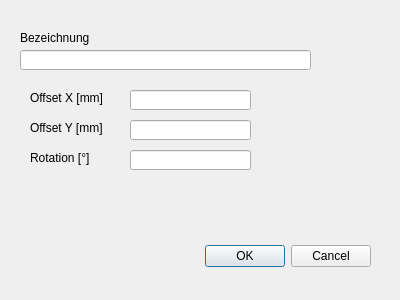
<?xml version="1.0" encoding="UTF-8"?>
<ui version="4.0">
 <class>Dialog</class>
 <widget class="QDialog" name="Dialog">
  <property name="geometry">
   <rect>
    <x>0</x>
    <y>0</y>
    <width>400</width>
    <height>300</height>
   </rect>
  </property>
  <property name="windowTitle">
   <string>Dialog</string>
  </property>
  <widget class="QDialogButtonBox" name="buttonBox">
   <property name="geometry">
    <rect>
     <x>30</x>
     <y>240</y>
     <width>341</width>
     <height>32</height>
    </rect>
   </property>
   <property name="orientation">
    <enum>Qt::Horizontal</enum>
   </property>
   <property name="standardButtons">
    <set>QDialogButtonBox::Cancel|QDialogButtonBox::Ok</set>
   </property>
  </widget>
  <widget class="QLineEdit" name="lineEdit_bezeichung">
   <property name="geometry">
    <rect>
     <x>20</x>
     <y>50</y>
     <width>291</width>
     <height>20</height>
    </rect>
   </property>
  </widget>
  <widget class="QLabel" name="label_2">
   <property name="geometry">
    <rect>
     <x>20</x>
     <y>30</y>
     <width>71</width>
     <height>16</height>
    </rect>
   </property>
   <property name="text">
    <string>Bezeichnung</string>
   </property>
  </widget>
  <widget class="QLineEdit" name="lineEdit_Rotation">
   <property name="geometry">
    <rect>
     <x>130</x>
     <y>150</y>
     <width>121</width>
     <height>20</height>
    </rect>
   </property>
   <property name="text">
    <string/>
   </property>
  </widget>
  <widget class="QLineEdit" name="lineEdit_offset_X">
   <property name="geometry">
    <rect>
     <x>130</x>
     <y>90</y>
     <width>121</width>
     <height>20</height>
    </rect>
   </property>
  </widget>
  <widget class="QLineEdit" name="lineEdit_offset_Y">
   <property name="geometry">
    <rect>
     <x>130</x>
     <y>120</y>
     <width>121</width>
     <height>20</height>
    </rect>
   </property>
   <property name="text">
    <string/>
   </property>
  </widget>
  <widget class="QLabel" name="label_3">
   <property name="geometry">
    <rect>
     <x>30</x>
     <y>90</y>
     <width>91</width>
     <height>16</height>
    </rect>
   </property>
   <property name="text">
    <string>Offset X [mm]</string>
   </property>
  </widget>
  <widget class="QLabel" name="label_4">
   <property name="geometry">
    <rect>
     <x>30</x>
     <y>120</y>
     <width>91</width>
     <height>16</height>
    </rect>
   </property>
   <property name="text">
    <string>Offset Y [mm]</string>
   </property>
  </widget>
  <widget class="QLabel" name="label_6">
   <property name="geometry">
    <rect>
     <x>30</x>
     <y>150</y>
     <width>91</width>
     <height>16</height>
    </rect>
   </property>
   <property name="text">
    <string>Rotation [°]</string>
   </property>
  </widget>
 </widget>
 <resources/>
 <connections>
  <connection>
   <sender>buttonBox</sender>
   <signal>accepted()</signal>
   <receiver>Dialog</receiver>
   <slot>accept()</slot>
   <hints>
    <hint type="sourcelabel">
     <x>248</x>
     <y>254</y>
    </hint>
    <hint type="destinationlabel">
     <x>157</x>
     <y>274</y>
    </hint>
   </hints>
  </connection>
  <connection>
   <sender>buttonBox</sender>
   <signal>rejected()</signal>
   <receiver>Dialog</receiver>
   <slot>reject()</slot>
   <hints>
    <hint type="sourcelabel">
     <x>316</x>
     <y>260</y>
    </hint>
    <hint type="destinationlabel">
     <x>286</x>
     <y>274</y>
    </hint>
   </hints>
  </connection>
 </connections>
</ui>
